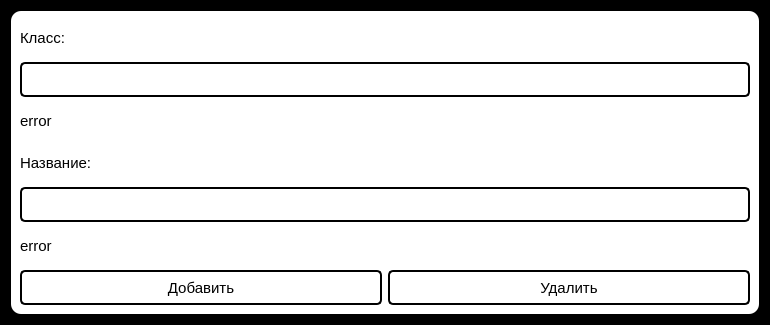
<?xml version="1.0" encoding="UTF-8"?>
<ui version="4.0">
 <class>AddSubjectForm</class>
 <widget class="QWidget" name="AddSubjectForm">
  <property name="geometry">
   <rect>
    <x>0</x>
    <y>0</y>
    <width>770</width>
    <height>325</height>
   </rect>
  </property>
  <property name="sizePolicy">
   <sizepolicy hsizetype="Fixed" vsizetype="Fixed">
    <horstretch>0</horstretch>
    <verstretch>0</verstretch>
   </sizepolicy>
  </property>
  <property name="minimumSize">
   <size>
    <width>770</width>
    <height>325</height>
   </size>
  </property>
  <property name="maximumSize">
   <size>
    <width>770</width>
    <height>325</height>
   </size>
  </property>
  <property name="windowTitle">
   <string>Form</string>
  </property>
  <property name="styleSheet">
   <string notr="true">background-color: dodger</string>
  </property>
  <layout class="QHBoxLayout" name="horizontalLayout">
   <item>
    <widget class="QWidget" name="widget" native="true">
     <property name="styleSheet">
      <string notr="true">background-color: white; border-radius: 10px</string>
     </property>
     <layout class="QVBoxLayout" name="verticalLayout">
      <item>
       <widget class="QLabel" name="label">
        <property name="font">
         <font>
          <pointsize>11</pointsize>
         </font>
        </property>
        <property name="text">
         <string>Класс:</string>
        </property>
       </widget>
      </item>
      <item>
       <widget class="QLineEdit" name="class_line">
        <property name="minimumSize">
         <size>
          <width>0</width>
          <height>35</height>
         </size>
        </property>
        <property name="font">
         <font>
          <pointsize>10</pointsize>
         </font>
        </property>
        <property name="styleSheet">
         <string notr="true">border-radius: 5px;
background-color: white;
border: 2px solid black;
color: black;</string>
        </property>
       </widget>
      </item>
      <item>
       <widget class="QLabel" name="error_lab1">
        <property name="font">
         <font>
          <pointsize>11</pointsize>
         </font>
        </property>
        <property name="text">
         <string>error</string>
        </property>
       </widget>
      </item>
      <item>
       <widget class="QLabel" name="label_2">
        <property name="font">
         <font>
          <pointsize>11</pointsize>
         </font>
        </property>
        <property name="text">
         <string>Название:</string>
        </property>
       </widget>
      </item>
      <item>
       <widget class="QLineEdit" name="name_line">
        <property name="minimumSize">
         <size>
          <width>0</width>
          <height>35</height>
         </size>
        </property>
        <property name="font">
         <font>
          <pointsize>11</pointsize>
         </font>
        </property>
        <property name="styleSheet">
         <string notr="true">border-radius: 5px;
background-color: white;
border: 2px solid black;
color: black;</string>
        </property>
       </widget>
      </item>
      <item>
       <widget class="QLabel" name="error_lab2">
        <property name="font">
         <font>
          <pointsize>11</pointsize>
         </font>
        </property>
        <property name="text">
         <string>error</string>
        </property>
       </widget>
      </item>
      <item>
       <layout class="QHBoxLayout" name="horizontalLayout_2">
        <item>
         <widget class="QPushButton" name="btn_ok">
          <property name="minimumSize">
           <size>
            <width>35</width>
            <height>35</height>
           </size>
          </property>
          <property name="font">
           <font>
            <pointsize>11</pointsize>
           </font>
          </property>
          <property name="styleSheet">
           <string notr="true">QPushButton {
    border: 2px solid black;
    border-radius: 5px;
    background-color: qlineargradient(x1: 0, y1: 0, x2: 0, y2: 1,
                                      stop: 0 #f6f7fa, stop: 1 #dadbde);
}

QPushButton:pressed {
    background-color: qlineargradient(x1: 0, y1: 0, x2: 0, y2: 1,
                                      stop: 0 #dadbde, stop: 1 #f6f7fa);
}</string>
          </property>
          <property name="text">
           <string>Добавить</string>
          </property>
         </widget>
        </item>
        <item>
         <widget class="QPushButton" name="btn_delete">
          <property name="minimumSize">
           <size>
            <width>35</width>
            <height>35</height>
           </size>
          </property>
          <property name="font">
           <font>
            <pointsize>11</pointsize>
           </font>
          </property>
          <property name="styleSheet">
           <string notr="true">QPushButton {
    border: 2px solid black;
    border-radius: 5px;
    background-color: qlineargradient(x1: 0, y1: 0, x2: 0, y2: 1,
                                      stop: 0 #f6f7fa, stop: 1 #dadbde);
}

QPushButton:pressed {
    background-color: qlineargradient(x1: 0, y1: 0, x2: 0, y2: 1,
                                      stop: 0 #dadbde, stop: 1 #f6f7fa);
}</string>
          </property>
          <property name="text">
           <string>Удалить</string>
          </property>
         </widget>
        </item>
       </layout>
      </item>
     </layout>
    </widget>
   </item>
  </layout>
 </widget>
 <resources/>
 <connections/>
</ui>
